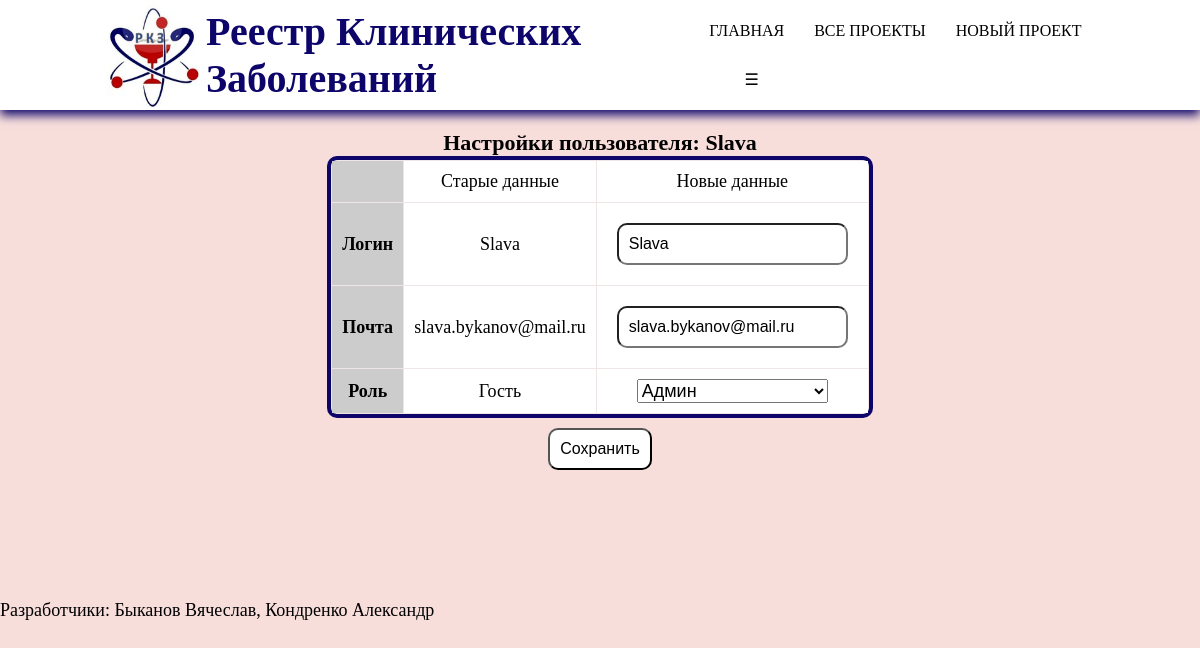
The page /settings/Slava (signed in) on the database its author committed.
### app.py (models this page shows, shortened)
class Account(db.Model):
    id = db.Column(db.Integer, primary_key=True)
    name = db.Column(db.String(300), nullable=False)
    email = db.Column(db.String(300), nullable=False)
    password = db.Column(db.String(300), nullable=False)
    role = db.Column(db.String(300), nullable=False)

### app.py (the view)
@app.route('/settings/<string:setting_user>', methods = ['POST', 'GET'])
@login_required
def setting(setting_user):
    datebase = sqlite3.connect('instance/vkr.db')
    cursor = datebase.cursor()
    cursor.execute(f"SELECT * FROM account WHERE name = '{setting_user}'")
    user_list = [item for item in cursor.fetchone()]
    if request.method == 'POST':
        datebase.execute(f"UPDATE account SET name = '{request.form['new_login']}', email = '{request.form['new_email']}', role = '{request.form.get('select_role')}' WHERE name = '{user_list[1]}'")
        datebase.commit()
        return redirect("/settings")
    try:
        return render_template("setting_user.html", user_list = user_list, role = current_user.get_role())
    except:
        return render_template("setting_user.html", user_list = user_list)

### app.py (called while the page is built)
@login_manager.user_loader
def load_user(user_id):
    return UserLogin().fromDB(user_id)

    def fromDB(self, user_id):
        datebase = sqlite3.connect('instance/vkr.db')
        sql = datebase.cursor()
        sql.execute(f"SELECT * FROM account WHERE id='{user_id[0]}' LIMIT 1")
        res = sql.fetchone()
        if res is not None:
            self.__user = res
        else:
            print("Пользователь не найден")
        return self

    def get_role(self):
        return str(self.__user[4])

### templates/setting_user.html (shortened to what this page needs)
{% extends 'base.html' %}
{% block body %}
<div>
    <form method="post">
        <h1>Настройки пользователя: {{user_list[1]}}</h1>
        <table class="date">
            <tr>
                <th class="date-th"></th> <td>Старые данные</td> <td>Новые данные</td>
            </tr>
            <tr>
                <th class="date-th"> Логин </th> <td> {{ user_list[1] }}</td> <td><input type="text" name="new_login" id="new_login" value="{{ user_list[1] }}" required> </td>
            </tr>
            <tr>
                <th class="date-th"> Почта </th> <td> {{ user_list[2] }}</td><td><input type="text" name="new_email" id="new_email" value="{{ user_list[2] }}" required></td>
            </tr>
            <tr>
                <th class="date-th"> Роль </th> <td> {{ user_list[4] }}</td>
                <td>
                    <select name="select_role" id="select_role">
                        <option>Админ</option>
                    </select>
                </td>
            </tr>
        </table>
        <input type="submit" class="rega" value="Сохранить"><br>
    </form>
</div>
{% endblock %}

### static/css/main.css (style rules this page uses)
* { padding: 0; margin: 0; box-sizing: border-box; font-family: 12px Arial, sans-serif; font-size: 18px; list-style: none; text-decoration: none; }
h1 { font-size: 22px; }
body { background-color: #f4c7c295; background-size: cover; overflow-y: overlay; background-position: center; }
table { margin: auto; text-align: center; border-collapse: separate; border-spacing: 5px; background: #d5d5d5; color: #000; border: 4px solid #0d0569; border-radius: 10px; }
table.date { margin: auto; text-align: center; border-collapse: separate; border-spacing: 1px; background: #efe5e5; color: #000; border-radius: 10px; }
th { font-size: 18px; padding: 10px; }
th.date-th { font-size: 18px; padding: 10px; background: #cdcccc; }
td { background: #ffffff; padding: 10px; }
input { background:#fff; padding: 10px; margin: 10px; border-radius: 10px; font-size: 16px; }
input.rega { background: #fff; }

### rows shown on the page
Account: name "Slava", new_login "Slava", email "slava.bykanov@mail.ru", new_email "slava.bykanov@mail.ru", role "Гость"
